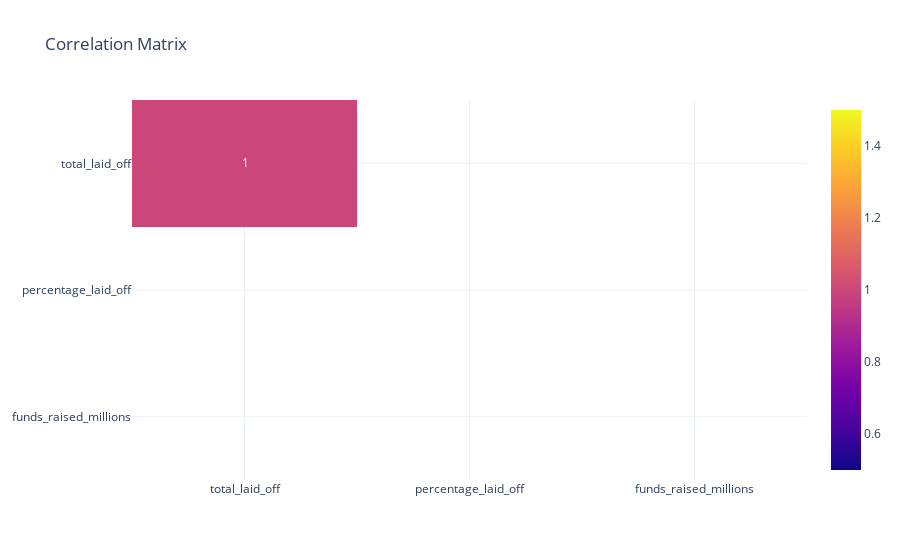

Notebook code cell kept with this figure:
### Markdown cell above
## Correlation with funding

### Code cell
corr_cols = [c for c in ['total_laid_off','percentage_laid_off','funds_raised_millions'] if c in df.columns]
if corr_cols:
    corr = df[corr_cols].corr(numeric_only=True)
    fig_corr = px.imshow(corr, text_auto=True, aspect='auto', title='Correlation Matrix')
    fig_corr.show()
else:
    print('No numeric columns available for correlation matrix.')

if 'funds_raised_millions' in df.columns:
    scatter_df = df.dropna(subset=['funds_raised_millions','total_laid_off']).copy()
    if len(scatter_df) > 0:
        color_col = 'stage' if 'stage' in df.columns else None
        fig_scatter = px.scatter(scatter_df, x='funds_raised_millions', y='total_laid_off', color=color_col,
                                 title='Layoffs vs. Funds Raised', labels={'funds_raised_millions':'Funds Raised (USD millions)'})
        fig_scatter.update_xaxes(type='log')
        fig_scatter.show()
    else:
        print('Insufficient data for layoffs vs. funds raised scatter.')
else:
    print('Column funds_raised_millions not found; skipping scatter.')

### Figure 1 — Plotly figure (JSON) as saved in the notebook; plotly's stock layout.template omitted (floating-point values rounded to 4 significant figures)
{"data": [{"coloraxis": "coloraxis", "hovertemplate": "x: %{x}<br>y: %{y}<br>color: %{z}<extra></extra>", "name": "0", "texttemplate": "%{z}", "type": "heatmap", "x": ["total_laid_off", "percentage_laid_off", "funds_raised_millions"], "xaxis": "x", "y": ["total_laid_off", "percentage_laid_off", "funds_raised_millions"], "yaxis": "y", "z": [[1.0, NaN, NaN], [NaN, NaN, NaN], [NaN, NaN, NaN]]}], "layout": {"coloraxis": {"colorscale": [[0, "#0d0887"], [0.1111, "#46039f"], [0.2222, "#7201a8"], [0.3333, "#9c179e"], [0.4444, "#bd3786"], [0.5556, "#d8576b"], [0.6667, "#ed7953"], [0.7778, "#fb9f3a"], [0.8889, "#fdca26"], [1, "#f0f921"]]}, "title": {"text": "Correlation Matrix"}, "xaxis": {"anchor": "y", "domain": [0, 1]}, "yaxis": {"anchor": "x", "autorange": "reversed", "domain": [0, 1]}}}
